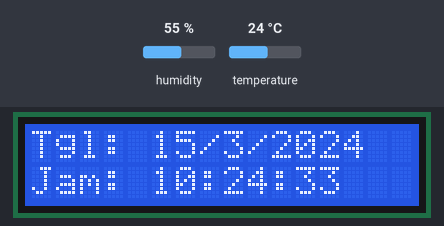
Simulated run of this sketch. Board: Arduino Uno, built with avr-gcc and run on an emulated ATmega328P. Parts: 16×2 character LCD. The test bench sets the inputs (shaded band); at power-on: humidity 55 %, temperature 24 °C. The local clock reads 2024-03-15 10:24:30 at power-on unless the sketch sets it.

Above: at 3.3 s.
3.4 s: humidity set to 22 %
At 13.2 s:
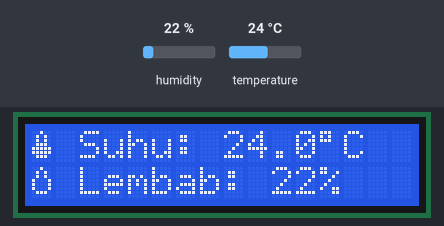
13.5 s: temperature set to 12 °C
At 15.8 s:
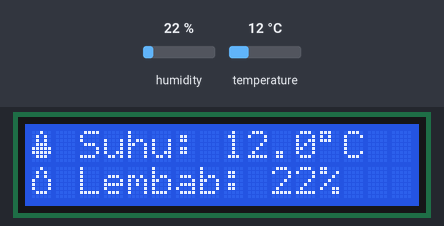
29.3 s: humidity set to 40 %
At 37.8 s:
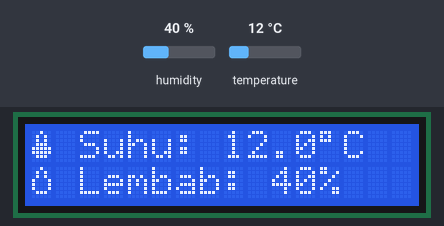
38.6 s: temperature set to 19 °C
At 40.4 s:
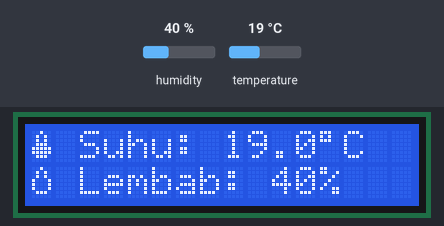
Timing chart, 0 to 41.9 s (numbered marks = the images above; inputs shaded):
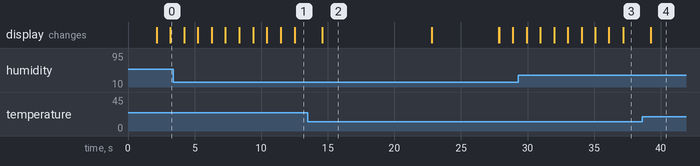

Measured:
- after the input at 38.6 s, the display: changes after 0.64 s (image 4)
- what the display in image 2 shows lasts 8.2 s, from 14.6 s to 22.8 s

The sketch:

DHT11_RTC_I2C_LCD.ino
```cpp
#include <Wire.h>
#include <LiquidCrystal_I2C.h>
#include "DHT.h"
#include <virtuabotixRTC.h>

// Set pin RTC
virtuabotixRTC myRTC(A1, A2, A3); //CLK, DAT, RST

LiquidCrystal_I2C lcd(0x27,16,2);
// Deklarasi PIN DHT11 //
#define DHTPIN A0
// Tipe sensor yang digunakan (DHT11 atau DHT22) //
#define DHTTYPE DHT11
DHT dht(DHTPIN, DHTTYPE);

int count = 0;
int flag = 0;

// Membuat ikon hati 1 //
byte heart1[] = {
  0x00,
  0x00,
  0x0A,
  0x15,
  0x11,
  0x0A,
  0x04,
  0x00
};

// Membuat ikon hati 2 //
byte heart2[] = {
  0x00,
  0x00,
  0x0A,
  0x1F,
  0x1F,
  0x0E,
  0x04,
  0x00
};

// Membuat ikon kelelembaban //
byte suhu[8] =
{
  B00100,
  B01010,
  B01010,
  B01110,
  B11111,
  B11111,
  B01110,
  B00000
};

// Membuat ikon kelelembaban //
byte kelembaban[8] =
{
  B00100,
  B01010,
  B01010,
  B10001,
  B10001,
  B10001,
  B01110,
  B00000
};

void setup() {
//  Serial.begin(9600);

//  myRTC.setDS1302Time(00, 20, 00, 0, 19, 12, 2022); // sesuaikan dengan waktu terkini
// posisi seting (detik, menit, jam, hari, tanggal, bulan, tahun)

  lcd.init();
  lcd.backlight();
  lcd.createChar(1, kelembaban);
  lcd.createChar(2, suhu);
  lcd.createChar(3, heart1);
  lcd.createChar(4, heart2);
  lcd.setCursor(2,0);
  lcd.print("Zen Wisteria");
  lcd.setCursor(1,1);
  lcd.print("DHT + RTC + LCD");
  dht.begin();
  delay(2000);
  lcd.clear();
//  lcd.setCursor(0,0);
//  lcd.write(2);
//  lcd.print(" Suhu: ");
//  lcd.setCursor(0,1);
//  lcd.write(1);
//  lcd.print(" Lembab: ");
  flag = 1;
}

void Waktu() {
  myRTC.updateTime();
  lcd.setCursor(0, 0);
  lcd.print("Tgl: ");
  lcd.print(myRTC.dayofmonth);
  lcd.print("/");
  lcd.print(myRTC.month);
  lcd.print("/");
  lcd.print(myRTC.year);
  lcd.print(" ");
  lcd.setCursor(0, 1);
  lcd.print("Jam: ");
  lcd.print(myRTC.hours);
  lcd.print(":");
  lcd.print(myRTC.minutes);
  lcd.print(":");
  lcd.print(myRTC.seconds);
  lcd.print("    ");
  delay(1000);
}

void Suhu() {
  // Membaca kelembaban //
  float h = dht.readHumidity();
  // Membaca suhu dalam satuan Celsius //
  float t = dht.readTemperature();
  // Membaca suhu dalam satuan Fahrenheit //
  float f = dht.readTemperature(true);

  // Menampilkan pesan Error jika sensor tidak terbaca //
  if (isnan(h) || isnan(t) || isnan(f)) {
    lcd.setCursor(8,0);
    lcd.print("Error   ");
    lcd.setCursor(10,1);
    lcd.print("Error   ");
    delay(100);
    return;
  }

  float hif = dht.computeHeatIndex(f, h);
  float hic = dht.computeHeatIndex(t, h, false);

  // Menampilkan data ke LCD //
  lcd.setCursor(8,0);
  lcd.print(t,1);
  lcd.print((char)223);
  lcd.print("C     ");
  lcd.setCursor(10,1);
  lcd.print(h,0);
  lcd.print("%     ");

  // Jeda Waktu, ubah menjadi 2000 untuk DHT22//
  delay(1000);
}

void loop() {
  if (count < 10) {
    Waktu();
  }

  if (count >=10 && count <20) {
    if (flag == 1){
      lcd.clear();
      lcd.setCursor(0,0);
      lcd.write(2);
      lcd.print(" Suhu: ");
      lcd.setCursor(0,1);
      lcd.write(1);
      lcd.print(" Lembab: ");
    }
    Suhu();
    flag = 0;
  }

  if (count == 20){
    flag = 1;
    count = 0;
    lcd.clear();
    lcd.setCursor(0,1);
    lcd.print("Sword Art Online");
    lcd.setCursor(0,0);
    lcd.write(3);
    lcd.setCursor(1,0);
    lcd.print("Ridwan");
    lcd.setCursor(8,0);
    lcd.write(4);
    lcd.setCursor(10,0);
    lcd.print("Asuna");
    lcd.setCursor(15,0);
    lcd.write(3);
    delay(5000);
    lcd.clear();
  }
  count ++;
//  Serial.println (count);

}
```
